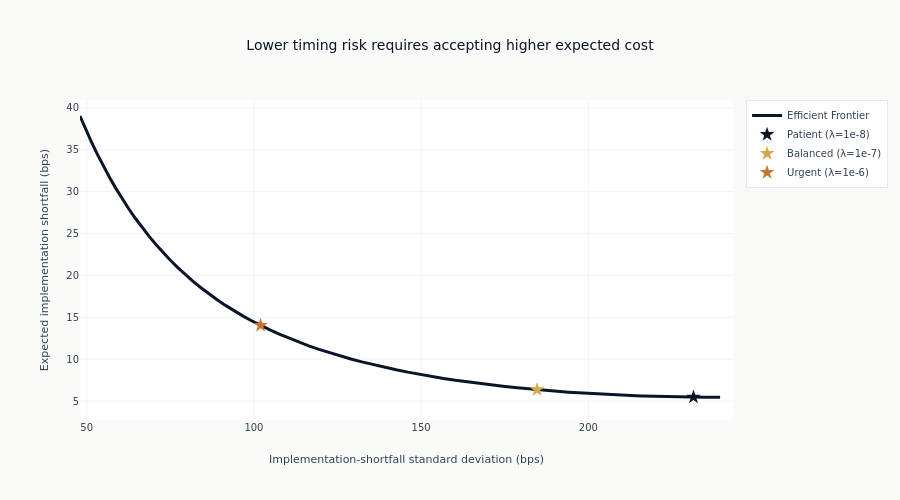

Notebook cell for this chart:
### Code cell
fig = go.Figure()
frontier_for_plot = frontier.sort("risk_bps")
_ = fig.add_scatter(
    x=frontier_for_plot["risk_bps"].to_list(),
    y=frontier_for_plot["cost_bps"].to_list(),
    mode="lines",
    name="Efficient Frontier",
    line=dict(color=COLORS["blue"], width=3),
)
for color, (lambda_, name) in zip(ml4t_palette(3, categorical=True), strategies_to_mark):
    row = (
        frontier.with_columns(distance=(pl.col("lambda").log10() - np.log10(lambda_)).abs())
        .sort("distance")
        .row(0, named=True)
    )
    _ = fig.add_scatter(
        x=[row["risk_bps"]],
        y=[row["cost_bps"]],
        mode="markers",
        marker=dict(size=11, symbol="star", color=color),
        name=name,
    )
fig.update_layout(
    title="Lower timing risk requires accepting higher expected cost",
    xaxis_title="Implementation-shortfall standard deviation (bps)",
    yaxis_title="Expected implementation shortfall (bps)",
    height=500,
)
show_plotly_with_alt(
    fig,
    "The efficient frontier as a convex curve falling from left to right: high expected cost with "
    "low risk at the upper left, low cost with high risk at the lower right. Three starred points "
    "mark the patient, balanced and urgent schedules along it. The curve is steep at the urgent "
    "end and nearly flat at the patient end.",
)

### Figure 1 — Plotly figure (JSON) as saved in the notebook; plotly's stock layout.template omitted (floating-point values rounded to 4 significant figures)
{"data": [{"line": {"color": "#0a1628", "width": 3}, "mode": "lines", "name": "Efficient Frontier", "type": "scatter", "x": [47.99, 49.7, 51.43, 53.2, 55.0, 56.84, 58.71, 60.62, 62.56, 64.54, 66.55, 68.61, 70.7, 72.84, 75.01, 77.23, 79.5, 81.8, 84.16, 86.55, 89.0, 91.5, 94.05, 96.65, 99.3, 102.0, 104.8, 107.6, 110.5, 113.4, 116.4, 119.5, 122.6, 125.8, 129.0, 132.3, 135.6, 139.0, 142.5, 146.0, 149.5, 153.1, 156.7, 160.3, 163.9, 167.4, 171.0, 174.5, 177.9, 181.3, 184.7, 187.9, 191.0, 194.1, 197.0, 199.8, 202.5, 205.1, 207.6, 209.9, 212.1, 214.2, 216.1, 217.9, 219.7, 221.3, 222.8, 224.2, 225.5, 226.7, 227.8, 228.8, 229.7, 230.6, 231.4, 232.2, 232.9, 233.5, 234.1, 234.6, 235.1, 235.6, 236.0, 236.3, 236.7, 237.0, 237.3, 237.6, 237.8, 238.0, 238.2, 238.4, 238.6, 238.7, 238.9, 239.0, 239.1, 239.2, 239.3, 239.4], "y": [39.03, 37.44, 35.92, 34.45, 33.04, 31.69, 30.4, 29.15, 27.96, 26.82, 25.73, 24.68, 23.68, 22.73, 21.81, 20.93, 20.09, 19.29, 18.53, 17.79, 17.09, 16.42, 15.78, 15.17, 14.59, 14.03, 13.5, 12.99, 12.5, 12.04, 11.6, 11.18, 10.77, 10.39, 10.02, 9.676, 9.345, 9.032, 8.735, 8.454, 8.189, 7.94, 7.707, 7.489, 7.285, 7.097, 6.923, 6.762, 6.615, 6.481, 6.36, 6.25, 6.151, 6.062, 5.983, 5.913, 5.85, 5.796, 5.748, 5.706, 5.669, 5.637, 5.61, 5.586, 5.565, 5.548, 5.533, 5.52, 5.509, 5.5, 5.492, 5.485, 5.48, 5.475, 5.471, 5.467, 5.465, 5.462, 5.46, 5.459, 5.457, 5.456, 5.455, 5.454, 5.453, 5.453, 5.452, 5.452, 5.452, 5.451, 5.451, 5.451, 5.451, 5.451, 5.451, 5.45, 5.45, 5.45, 5.45, 5.45]}, {"marker": {"color": "#0a1628", "size": 11, "symbol": "star"}, "mode": "markers", "name": "Patient (λ=1e-8)", "type": "scatter", "x": [231.4], "y": [5.471]}, {"marker": {"color": "#D4A84B", "size": 11, "symbol": "star"}, "mode": "markers", "name": "Balanced (λ=1e-7)", "type": "scatter", "x": [184.7], "y": [6.36]}, {"marker": {"color": "#C87533", "size": 11, "symbol": "star"}, "mode": "markers", "name": "Urgent (λ=1e-6)", "type": "scatter", "x": [102.0], "y": [14.03]}], "layout": {"height": 500, "title": {"text": "Lower timing risk requires accepting higher expected cost"}, "xaxis": {"title": {"text": "Implementation-shortfall standard deviation (bps)"}}, "yaxis": {"title": {"text": "Expected implementation shortfall (bps)"}}}}
